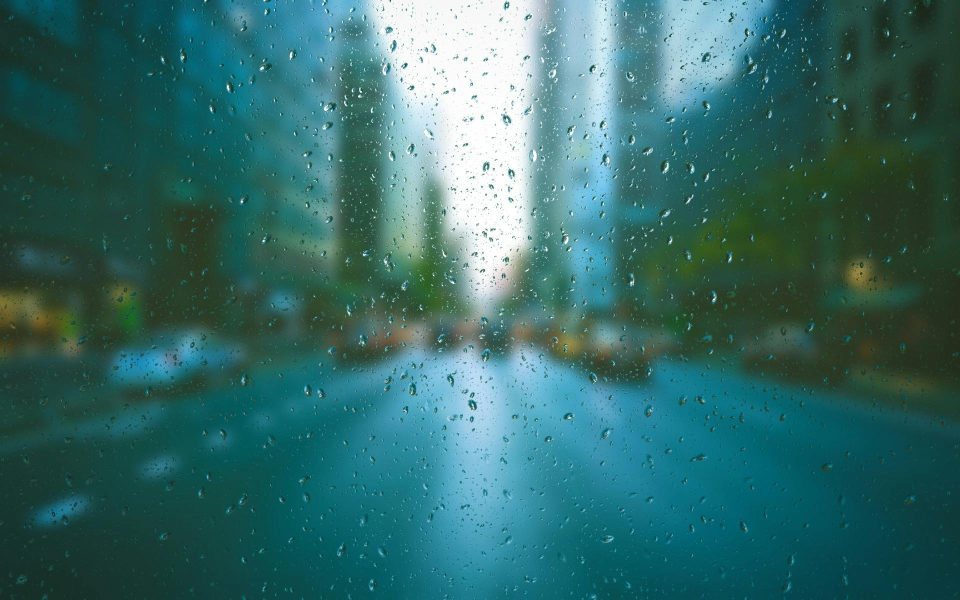
#> input picture pexels-pixabay-531880.jpg, 1920 x 1200 px, given in place of the camera (shown at 1/2 size)
$ python demo.py
#> lines starting #> are read from the running program, lines starting #| are printed output that depends on the picture; after the words box and inside, x2 and y2 are one past the last pixel; in counts of white or black regions, pixels touching at a corner belong together

import numpy as np
import cv2
from collections import deque

# Default trackbar callback function
def setValues(x):
    pass

# ✅ Color Detector Window
cv2.namedWindow("Color detectors", cv2.WINDOW_NORMAL)
cv2.createTrackbar("Upper Hue", "Color detectors", 153, 180, setValues)
cv2.createTrackbar("Upper Saturation", "Color detectors", 255, 255, setValues)
cv2.createTrackbar("Upper Value", "Color detectors", 255, 255, setValues)
cv2.createTrackbar("Lower Hue", "Color detectors", 64, 180, setValues)
cv2.createTrackbar("Lower Saturation", "Color detectors", 171, 255, setValues)
cv2.createTrackbar("Lower Value", "Color detectors", 78, 255, setValues)

# Drawing buffers
bpoints = [deque(maxlen=1024)]
gpoints = [deque(maxlen=1024)]
rpoints = [deque(maxlen=1024)]
ypoints = [deque(maxlen=1024)]

blue_index = green_index = red_index = yellow_index = 0
kernel = np.ones((5, 5), np.uint8)

colors = [(255, 0, 0), (0, 255, 0), (0, 0, 255), (8, 255, 255)]
colorIndex = 0

# ✅ Paint window setup
paintWindow = np.zeros((471, 636, 3)) + 255
paintWindow = cv2.rectangle(paintWindow, (40, 1), (140, 65), (8, 8, 8), 2)
paintWindow = cv2.rectangle(paintWindow, (160, 1), (255, 65), colors[0], -1)
paintWindow = cv2.rectangle(paintWindow, (275, 1), (370, 65), colors[1], -1)
paintWindow = cv2.rectangle(paintWindow, (390, 1), (485, 65), colors[2], -1)
paintWindow = cv2.rectangle(paintWindow, (505, 1), (600, 65), colors[3], -1)

cv2.putText(paintWindow, "CLEAR", (49, 33), cv2.FONT_HERSHEY_SIMPLEX, 0.5, (0, 0, 0), 2)
cv2.putText(paintWindow, "BLUE", (185, 33), cv2.FONT_HERSHEY_SIMPLEX, 0.5, (255, 255, 255), 2)
cv2.putText(paintWindow, "GREEN", (298, 33), cv2.FONT_HERSHEY_SIMPLEX, 0.5, (255, 255, 255), 2)
cv2.putText(paintWindow, "RED", (420, 33), cv2.FONT_HERSHEY_SIMPLEX, 0.5, (255, 255, 255), 2)
cv2.putText(paintWindow, "YELLOW", (520, 33), cv2.FONT_HERSHEY_SIMPLEX, 0.5, (255, 255, 255), 2)

cv2.namedWindow('Paint', cv2.WINDOW_AUTOSIZE)

# ✅ Start capturing from camera
cap = cv2.VideoCapture(0)
if not cap.isOpened():
    print("Camera open nahi ho raha bhai.")
    exit()

# ✅ Forcefully create "Tracking" window
cv2.namedWindow("Tracking", cv2.WINDOW_NORMAL)

while True:
    ret, frame = cap.read()
#> frame is the input picture: shape (1200, 1920, 3); mean B, G, R 105.1, 107.1, 53.6
    if not ret:
        break

    frame = cv2.flip(frame, 1)
    hsv = cv2.cvtColor(frame, cv2.COLOR_BGR2HSV)
#> hsv: shape (1200, 1920, 3); mean H, S, V 82.8, 148.6, 112.6

    # Get HSV values
    u_hue = cv2.getTrackbarPos("Upper Hue", "Color detectors")
    u_saturation = cv2.getTrackbarPos("Upper Saturation", "Color detectors")
    u_value = cv2.getTrackbarPos("Upper Value", "Color detectors")
    l_hue = cv2.getTrackbarPos("Lower Hue", "Color detectors")
    l_saturation = cv2.getTrackbarPos("Lower Saturation", "Color detectors")
    l_value = cv2.getTrackbarPos("Lower Value", "Color detectors")

    Upper_hsv = np.array([u_hue, u_saturation, u_value])
    Lower_hsv = np.array([l_hue, l_saturation, l_value])

    # Draw UI buttons
    frame = cv2.rectangle(frame, (40, 1), (140, 65), (122, 122, 122), -1)
    frame = cv2.rectangle(frame, (160, 1), (255, 65), colors[0], -1)
    frame = cv2.rectangle(frame, (275, 1), (370, 65), colors[1], -1)
    frame = cv2.rectangle(frame, (390, 1), (485, 65), colors[2], -1)
    frame = cv2.rectangle(frame, (505, 1), (600, 65), colors[3], -1)

    cv2.putText(frame, "CLEAR ALL", (49, 33), cv2.FONT_HERSHEY_SIMPLEX, 0.5, (255, 255, 255), 2)
#> frame: shape (1200, 1920, 3); mean B, G, R 104.5, 107.3, 54.4
    cv2.putText(frame, "BLUE", (185, 33), cv2.FONT_HERSHEY_SIMPLEX, 0.5, (255, 255, 255), 2)
#> frame: shape (1200, 1920, 3); mean B, G, R 104.5, 107.3, 54.4
    cv2.putText(frame, "GREEN", (298, 33), cv2.FONT_HERSHEY_SIMPLEX, 0.5, (255, 255, 255), 2)
#> frame: shape (1200, 1920, 3); mean B, G, R 104.6, 107.3, 54.5
    cv2.putText(frame, "RED", (420, 33), cv2.FONT_HERSHEY_SIMPLEX, 0.5, (255, 255, 255), 2)
#> frame: shape (1200, 1920, 3); mean B, G, R 104.6, 107.4, 54.5
    cv2.putText(frame, "YELLOW", (520, 33), cv2.FONT_HERSHEY_SIMPLEX, 0.5, (255, 255, 255), 2)
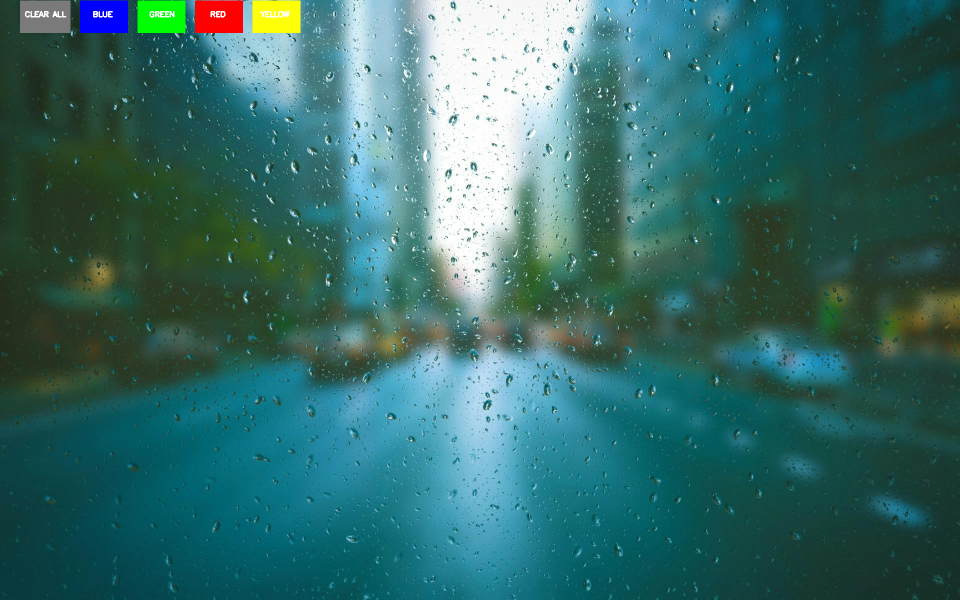
#> frame: shape (1200, 1920, 3) (shown at 1/2 size); mean B, G, R 104.7, 107.4, 54.5

    # Pointer detection
    Mask = cv2.inRange(hsv, Lower_hsv, Upper_hsv)
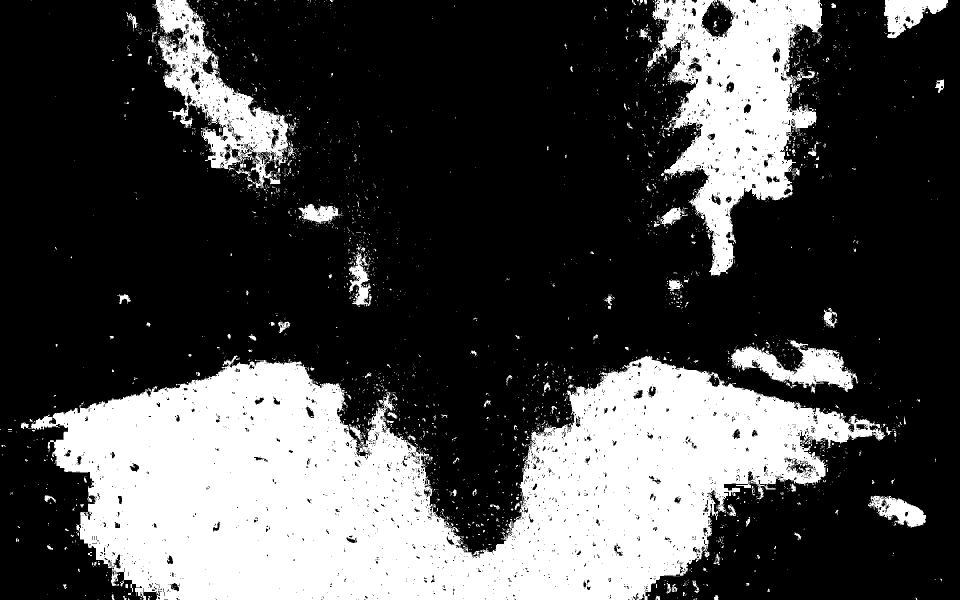
#> Mask: shape (1200, 1920) (shown at 1/2 size); 28.6% white; 3196 white regions (3009 under 20 px), largest, box (x1, y1, x2, y2) and area: (42, 711, 1771, 1200) 489852, (1294, 0, 1646, 552) 91795, (309, 0, 579, 377) 32161
    Mask = cv2.erode(Mask, kernel, iterations=1)
#> Mask: shape (1200, 1920); 22.8% white; 221 white regions (173 under 20 px), largest, box (x1, y1, x2, y2) and area: (108, 715, 1742, 1200) 423958, (1308, 0, 1642, 542) 69609, (314, 0, 560, 303) 12749
    Mask = cv2.morphologyEx(Mask, cv2.MORPH_OPEN, kernel)
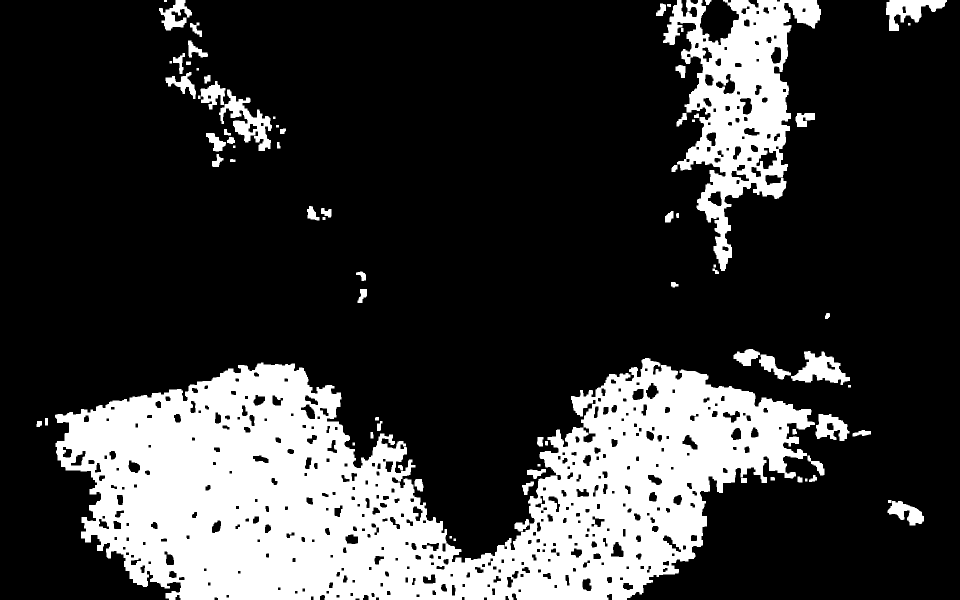
#> Mask: shape (1200, 1920) (shown at 1/2 size); 22.3% white; 79 white regions, largest, box (x1, y1, x2, y2) and area: (110, 716, 1630, 1200) 413457, (1326, 0, 1642, 542) 65637, (438, 179, 544, 302) 4718
    Mask = cv2.dilate(Mask, kernel, iterations=1)
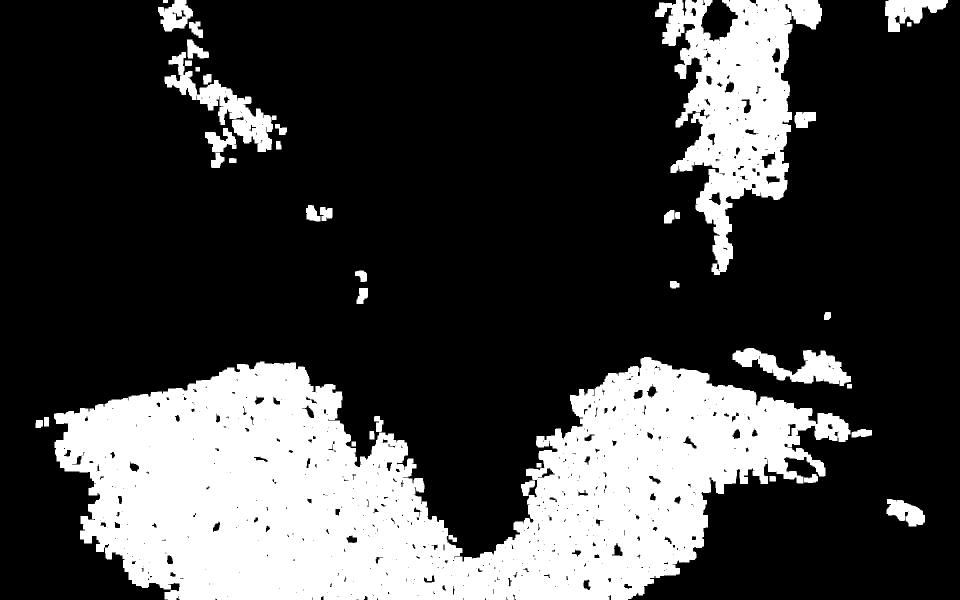
#> Mask: shape (1200, 1920) (shown at 1/2 size); 25.2% white; 41 white regions

    cnts, _ = cv2.findContours(Mask.copy(), cv2.RETR_EXTERNAL, cv2.CHAIN_APPROX_SIMPLE)
#> cnts = 41 contours; largest, box (x1, y1, x2, y2) and area: (108, 714, 1701, 1200) 465236, (1310, 0, 1644, 550) 82288, (329, 104, 546, 304) 10974, (1465, 696, 1702, 772) 7939, (1770, 0, 1896, 64) 4208
    center = None

    if cnts:
        cnt = sorted(cnts, key=cv2.contourArea, reverse=True)[0]
#> cnt = contour of 1898 points, box (x1, y1, x2, y2) (108, 714, 1701, 1200), area 465236
        ((x, y), radius) = cv2.minEnclosingCircle(cnt)
#> x = 904; y = 849.6; radius = 796.3
        cv2.circle(frame, (int(x), int(y)), int(radius), (0, 255, 255), 2)
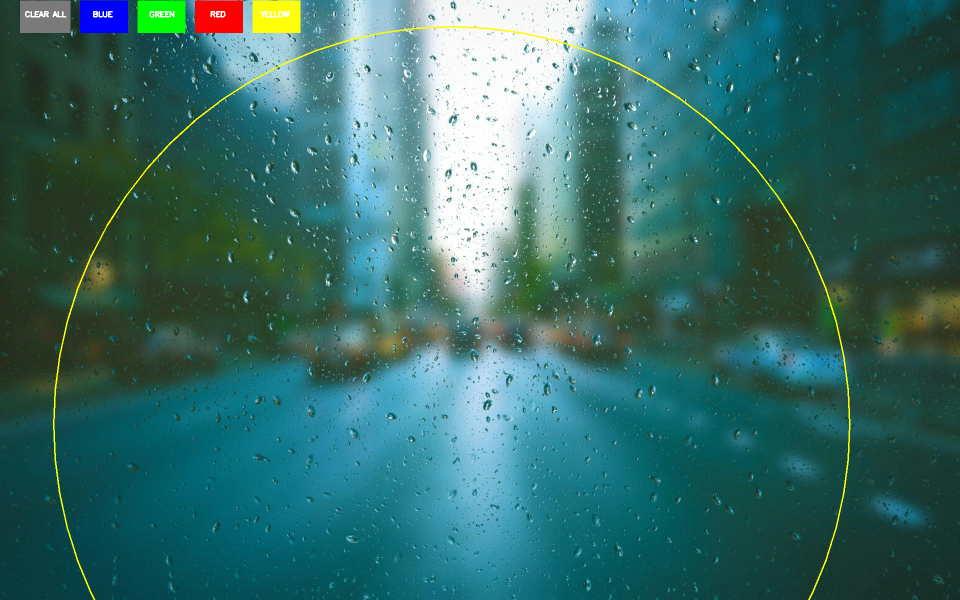
#> frame: shape (1200, 1920, 3) (shown at 1/2 size); 0.42% of pixels changed, all inside (x1, y1, x2, y2) = (106, 52, 1701, 1200)

        M = cv2.moments(cnt)
#> M = moments, m00 465236.5, centre m10/m00, m01/m00 = (822.2, 980.8)
        if M["m00"] != 0:
            center = (int(M["m10"] / M["m00"]), int(M["m01"] / M["m00"]))
#> center = (822, 980)

            if center[1] <= 65:
                if 40 <= center[0] <= 140:
                    bpoints, gpoints, rpoints, ypoints = [deque(maxlen=512)] * 4
                    blue_index = green_index = red_index = yellow_index = 0
                    paintWindow[67:, :, :] = 255
                elif 160 <= center[0] <= 255:
                    colorIndex = 0
                elif 275 <= center[0] <= 370:
                    colorIndex = 1
                elif 390 <= center[0] <= 485:
                    colorIndex = 2
                elif 505 <= center[0] <= 600:
                    colorIndex = 3
            else:
                if colorIndex == 0:
                    bpoints[blue_index].appendleft(center)
                elif colorIndex == 1:
                    gpoints[green_index].appendleft(center)
                elif colorIndex == 2:
                    rpoints[red_index].appendleft(center)
                elif colorIndex == 3:
                    ypoints[yellow_index].appendleft(center)
    else:
        bpoints.append(deque(maxlen=512))
        blue_index += 1
        gpoints.append(deque(maxlen=512))
        green_index += 1
        rpoints.append(deque(maxlen=512))
        red_index += 1
        ypoints.append(deque(maxlen=512))
        yellow_index += 1

    points = [bpoints, gpoints, rpoints, ypoints]
    for i, color_points in enumerate(points):
        for deque_points in color_points:
            for k in range(1, len(deque_points)):
                if deque_points[k] is None or deque_points[k - 1] is None:
                    continue
                cv2.line(frame, deque_points[k - 1], deque_points[k], colors[i], 2)
                cv2.line(paintWindow, deque_points[k - 1], deque_points[k], colors[i], 2)
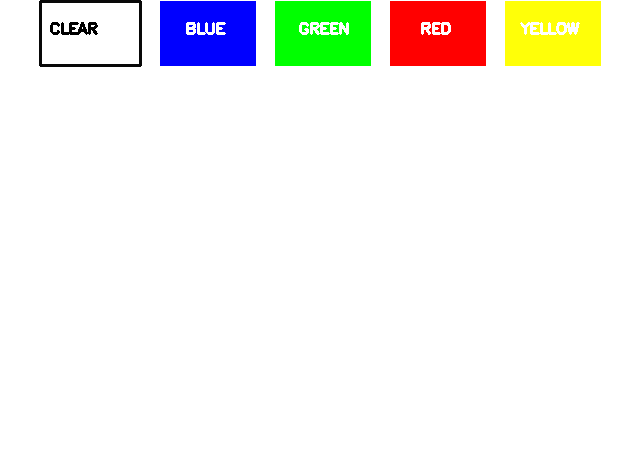
#> paintWindow: shape (471, 636, 3) float64; mean B, G, R 239.1, 243.7, 243.9

    # ✅ Show everything
    cv2.imshow("Tracking", frame)
    cv2.imshow("Paint", paintWindow)
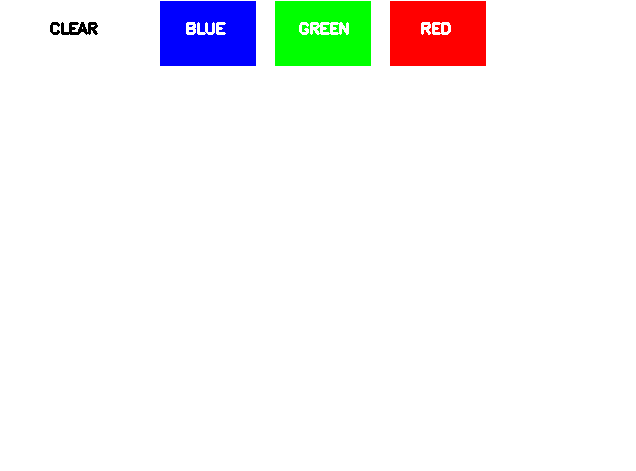
#> window 'Paint': shape (471, 636, 3); mean B, G, R 244.7, 244.6, 244.7
    cv2.imshow("Mask", Mask)

    # ✅ Exit with 'q'
    if cv2.waitKey(10) & 0xFF == ord("q"):
#> (key q is pressed here)
        break

cap.release()
cv2.destroyAllWindows()
